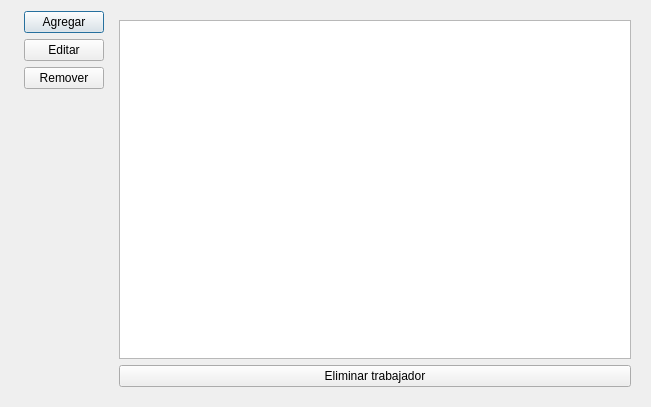
<?xml version="1.0" encoding="UTF-8"?>
<ui version="4.0">
 <class>Dialog</class>
 <widget class="QDialog" name="Dialog">
  <property name="geometry">
   <rect>
    <x>0</x>
    <y>0</y>
    <width>651</width>
    <height>407</height>
   </rect>
  </property>
  <property name="windowTitle">
   <string>Trabajadores</string>
  </property>
  <layout class="QHBoxLayout" name="horizontalLayout">
   <item>
    <layout class="QVBoxLayout" name="verticalLayout">
     <property name="leftMargin">
      <number>13</number>
     </property>
     <item>
      <widget class="QPushButton" name="qadd">
       <property name="text">
        <string>Agregar</string>
       </property>
      </widget>
     </item>
     <item>
      <widget class="QPushButton" name="qedit">
       <property name="text">
        <string>Editar</string>
       </property>
      </widget>
     </item>
     <item>
      <widget class="QPushButton" name="qdelete">
       <property name="text">
        <string>Remover</string>
       </property>
       <property name="autoDefault">
        <bool>true</bool>
       </property>
       <property name="default">
        <bool>false</bool>
       </property>
       <property name="flat">
        <bool>false</bool>
       </property>
      </widget>
     </item>
     <item>
      <spacer name="verticalSpacer">
       <property name="orientation">
        <enum>Qt::Vertical</enum>
       </property>
       <property name="sizeHint" stdset="0">
        <size>
         <width>20</width>
         <height>40</height>
        </size>
       </property>
      </spacer>
     </item>
    </layout>
   </item>
   <item>
    <widget class="QStackedWidget" name="stackedWidget">
     <property name="currentIndex">
      <number>2</number>
     </property>
     <widget class="QWidget" name="tab_add">
      <layout class="QVBoxLayout" name="verticalLayout_2">
       <item>
        <widget class="QToolBox" name="toolBox">
         <property name="currentIndex">
          <number>1</number>
         </property>
         <widget class="QWidget" name="page_1">
          <property name="geometry">
           <rect>
            <x>0</x>
            <y>0</y>
            <width>520</width>
            <height>259</height>
           </rect>
          </property>
          <attribute name="label">
           <string>Datos Escenciales</string>
          </attribute>
          <layout class="QGridLayout" name="gridLayout_2">
           <item row="0" column="0">
            <layout class="QFormLayout" name="formLayout">
             <property name="sizeConstraint">
              <enum>QLayout::SetDefaultConstraint</enum>
             </property>
             <property name="fieldGrowthPolicy">
              <enum>QFormLayout::AllNonFixedFieldsGrow</enum>
             </property>
             <item row="0" column="0">
              <widget class="QLabel" name="label">
               <property name="text">
                <string>ID en Captahuellas</string>
               </property>
              </widget>
             </item>
             <item row="0" column="1">
              <widget class="QSpinBox" name="qid">
               <property name="alignment">
                <set>Qt::AlignCenter</set>
               </property>
               <property name="maximum">
                <number>999</number>
               </property>
              </widget>
             </item>
             <item row="1" column="0">
              <widget class="QLabel" name="label_2">
               <property name="text">
                <string>Nombre</string>
               </property>
              </widget>
             </item>
             <item row="1" column="1">
              <widget class="QLineEdit" name="qname"/>
             </item>
             <item row="3" column="0">
              <widget class="QLabel" name="label_4">
               <property name="text">
                <string>Esta Activo?</string>
               </property>
              </widget>
             </item>
             <item row="3" column="1">
              <widget class="QCheckBox" name="qisactive">
               <property name="text">
                <string/>
               </property>
               <property name="checked">
                <bool>true</bool>
               </property>
              </widget>
             </item>
             <item row="4" column="0">
              <widget class="QLabel" name="label_5">
               <property name="text">
                <string>Horario</string>
               </property>
              </widget>
             </item>
             <item row="4" column="1">
              <widget class="QComboBox" name="qschedule"/>
             </item>
            </layout>
           </item>
          </layout>
          <zorder></zorder>
         </widget>
         <widget class="QWidget" name="page_2">
          <property name="geometry">
           <rect>
            <x>0</x>
            <y>0</y>
            <width>520</width>
            <height>259</height>
           </rect>
          </property>
          <attribute name="label">
           <string>Datos Personales</string>
          </attribute>
          <layout class="QGridLayout" name="gridLayout_3">
           <item row="0" column="0">
            <layout class="QFormLayout" name="formLayout_2">
             <item row="1" column="0">
              <widget class="QLabel" name="label_3">
               <property name="text">
                <string>Sexo</string>
               </property>
              </widget>
             </item>
             <item row="1" column="1">
              <widget class="QComboBox" name="qsex">
               <item>
                <property name="text">
                 <string>Masculino</string>
                </property>
               </item>
               <item>
                <property name="text">
                 <string>Femenino</string>
                </property>
               </item>
               <item>
                <property name="text">
                 <string>Otro</string>
                </property>
               </item>
              </widget>
             </item>
             <item row="2" column="0">
              <widget class="QLabel" name="label_6">
               <property name="text">
                <string>C.I.</string>
               </property>
              </widget>
             </item>
             <item row="2" column="1">
              <layout class="QHBoxLayout" name="horizontalLayout_2">
               <item>
                <widget class="QLineEdit" name="qci"/>
               </item>
              </layout>
             </item>
             <item row="3" column="0">
              <widget class="QLabel" name="label_7">
               <property name="text">
                <string>Fecha de nacimiento</string>
               </property>
              </widget>
             </item>
             <item row="3" column="1">
              <widget class="QDateEdit" name="qbirthdate">
               <property name="calendarPopup">
                <bool>true</bool>
               </property>
              </widget>
             </item>
             <item row="4" column="0">
              <widget class="QLabel" name="label_8">
               <property name="text">
                <string>Telefono</string>
               </property>
              </widget>
             </item>
             <item row="4" column="1">
              <widget class="QLineEdit" name="qphone"/>
             </item>
             <item row="5" column="0">
              <widget class="QLabel" name="label_9">
               <property name="text">
                <string>Direccion</string>
               </property>
              </widget>
             </item>
             <item row="5" column="1">
              <widget class="QLineEdit" name="qaddress"/>
             </item>
             <item row="6" column="1">
              <widget class="QTextEdit" name="qdescription"/>
             </item>
             <item row="6" column="0">
              <widget class="QLabel" name="label_10">
               <property name="text">
                <string>Descripcion</string>
               </property>
              </widget>
             </item>
            </layout>
           </item>
          </layout>
         </widget>
         <widget class="QWidget" name="page_3">
          <property name="geometry">
           <rect>
            <x>0</x>
            <y>0</y>
            <width>520</width>
            <height>259</height>
           </rect>
          </property>
          <attribute name="label">
           <string>Datos de Trabajo</string>
          </attribute>
          <layout class="QGridLayout" name="gridLayout">
           <item row="0" column="0">
            <layout class="QFormLayout" name="formLayout_3">
             <property name="fieldGrowthPolicy">
              <enum>QFormLayout::AllNonFixedFieldsGrow</enum>
             </property>
             <item row="0" column="0">
              <widget class="QLabel" name="label_11">
               <property name="text">
                <string>Cargo</string>
               </property>
              </widget>
             </item>
             <item row="0" column="1">
              <widget class="QLineEdit" name="qposition"/>
             </item>
             <item row="1" column="0">
              <widget class="QLabel" name="label_12">
               <property name="text">
                <string>Fecha de entrada</string>
               </property>
              </widget>
             </item>
             <item row="1" column="1">
              <layout class="QHBoxLayout" name="horizontalLayout_3">
               <property name="topMargin">
                <number>0</number>
               </property>
               <item>
                <widget class="QDateEdit" name="qindate">
                 <property name="calendarPopup">
                  <bool>true</bool>
                 </property>
                </widget>
               </item>
              </layout>
             </item>
            </layout>
           </item>
          </layout>
         </widget>
        </widget>
       </item>
       <item>
        <layout class="QHBoxLayout" name="horizontalLayout_4">
         <item>
          <spacer name="horizontalSpacer">
           <property name="orientation">
            <enum>Qt::Horizontal</enum>
           </property>
           <property name="sizeHint" stdset="0">
            <size>
             <width>40</width>
             <height>20</height>
            </size>
           </property>
          </spacer>
         </item>
         <item>
          <widget class="QPushButton" name="qadd_2">
           <property name="text">
            <string>Agregar</string>
           </property>
          </widget>
         </item>
         <item>
          <widget class="QPushButton" name="qexit">
           <property name="text">
            <string>Salir</string>
           </property>
          </widget>
         </item>
        </layout>
       </item>
      </layout>
     </widget>
     <widget class="QWidget" name="tab_edit">
      <layout class="QGridLayout" name="gridLayout_4">
       <item row="0" column="0">
        <widget class="QTableView" name="tableView_edit"/>
       </item>
      </layout>
     </widget>
     <widget class="QWidget" name="tab_delete">
      <layout class="QVBoxLayout" name="verticalLayout_3">
       <item>
        <widget class="QTableView" name="tableView_delete"/>
       </item>
       <item>
        <widget class="QPushButton" name="qdelete_2">
         <property name="text">
          <string>Eliminar trabajador</string>
         </property>
        </widget>
       </item>
      </layout>
     </widget>
    </widget>
   </item>
  </layout>
 </widget>
 <resources/>
 <connections/>
</ui>
